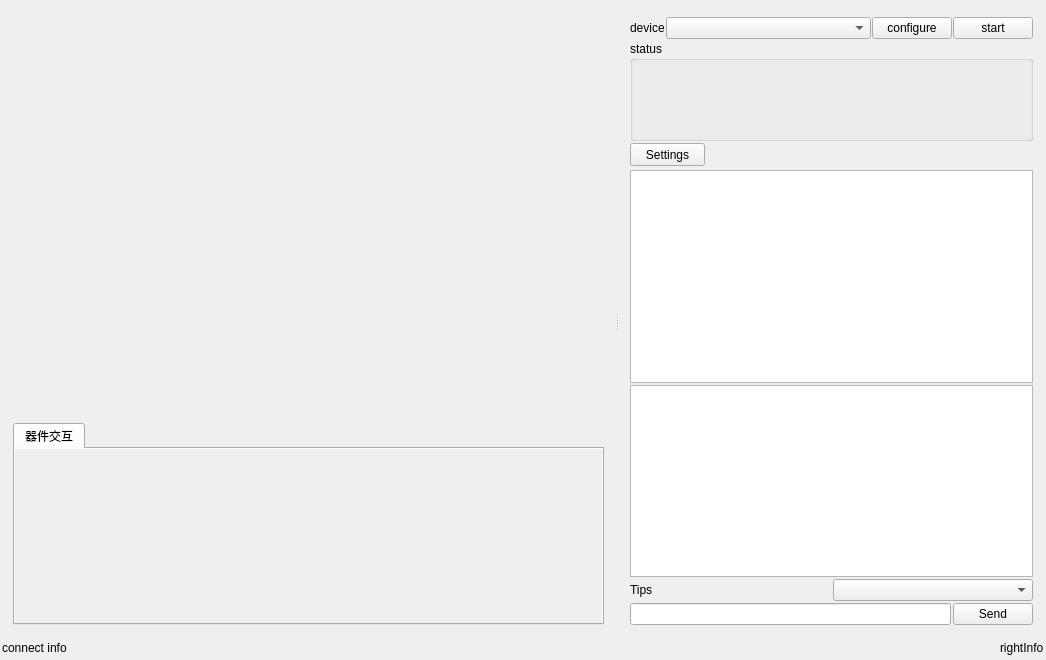
<?xml version="1.0" encoding="UTF-8"?>
<ui version="4.0">
 <author>tuduweb</author>
 <class>MainWindow</class>
 <widget class="QMainWindow" name="MainWindow">
  <property name="geometry">
   <rect>
    <x>0</x>
    <y>0</y>
    <width>1046</width>
    <height>660</height>
   </rect>
  </property>
  <property name="windowTitle">
   <string>MainWindow</string>
  </property>
  <widget class="QWidget" name="centralWidget">
   <layout class="QVBoxLayout" name="verticalLayout_3" stretch="1,0">
    <property name="spacing">
     <number>2</number>
    </property>
    <property name="leftMargin">
     <number>2</number>
    </property>
    <property name="topMargin">
     <number>6</number>
    </property>
    <property name="rightMargin">
     <number>2</number>
    </property>
    <property name="bottomMargin">
     <number>2</number>
    </property>
    <item>
     <widget class="QSplitter" name="splitter">
      <property name="orientation">
       <enum>Qt::Horizontal</enum>
      </property>
      <widget class="QWidget" name="verticalLayoutWidget_2">
       <layout class="QVBoxLayout" name="rightLayout" stretch="2,1">
        <property name="spacing">
         <number>2</number>
        </property>
        <item>
         <widget class="QWidget" name="videoWidget" native="true">
          <property name="minimumSize">
           <size>
            <width>400</width>
            <height>0</height>
           </size>
          </property>
          <layout class="QGridLayout" name="videoWidgetLayout">
           <property name="leftMargin">
            <number>0</number>
           </property>
           <property name="topMargin">
            <number>0</number>
           </property>
           <property name="rightMargin">
            <number>0</number>
           </property>
           <property name="bottomMargin">
            <number>0</number>
           </property>
           <property name="spacing">
            <number>0</number>
           </property>
          </layout>
         </widget>
        </item>
        <item>
         <layout class="QHBoxLayout" name="horizontalLayout" stretch="0">
          <item>
           <widget class="QTabWidget" name="tabWidget">
            <property name="currentIndex">
             <number>0</number>
            </property>
            <widget class="QWidget" name="tab">
             <attribute name="title">
              <string>器件交互</string>
             </attribute>
             <layout class="QVBoxLayout" name="verticalLayout_2">
              <property name="leftMargin">
               <number>0</number>
              </property>
              <property name="topMargin">
               <number>0</number>
              </property>
              <property name="rightMargin">
               <number>0</number>
              </property>
              <property name="bottomMargin">
               <number>0</number>
              </property>
              <item>
               <widget class="QScrollArea" name="settingsScrollArea">
                <property name="styleSheet">
                 <string notr="true"/>
                </property>
                <property name="frameShape">
                 <enum>QFrame::NoFrame</enum>
                </property>
                <property name="frameShadow">
                 <enum>QFrame::Sunken</enum>
                </property>
                <property name="lineWidth">
                 <number>0</number>
                </property>
                <property name="widgetResizable">
                 <bool>true</bool>
                </property>
                <widget class="QWidget" name="settingsScrollAreaWidgetContents">
                 <property name="geometry">
                  <rect>
                   <x>0</x>
                   <y>0</y>
                   <width>622</width>
                   <height>181</height>
                  </rect>
                 </property>
                 <property name="styleSheet">
                  <string notr="true"/>
                 </property>
                 <layout class="QVBoxLayout" name="settingsLayout">
                  <property name="spacing">
                   <number>2</number>
                  </property>
                  <property name="leftMargin">
                   <number>0</number>
                  </property>
                  <property name="topMargin">
                   <number>0</number>
                  </property>
                  <property name="rightMargin">
                   <number>0</number>
                  </property>
                  <property name="bottomMargin">
                   <number>0</number>
                  </property>
                 </layout>
                </widget>
               </widget>
              </item>
             </layout>
            </widget>
           </widget>
          </item>
         </layout>
        </item>
       </layout>
      </widget>
      <widget class="QWidget" name="verticalLayoutWidget">
       <layout class="QVBoxLayout" name="leftLayout" stretch="0,0,2,0,0">
        <property name="spacing">
         <number>2</number>
        </property>
        <item>
         <widget class="QWidget" name="remoteBarWidget" native="true">
          <layout class="QHBoxLayout" name="remoteBarLayout" stretch="0,1,0,0">
           <property name="spacing">
            <number>1</number>
           </property>
           <property name="leftMargin">
            <number>0</number>
           </property>
           <property name="topMargin">
            <number>0</number>
           </property>
           <property name="rightMargin">
            <number>0</number>
           </property>
           <property name="bottomMargin">
            <number>0</number>
           </property>
           <item>
            <widget class="QLabel" name="label_4">
             <property name="text">
              <string>device</string>
             </property>
            </widget>
           </item>
           <item>
            <widget class="QComboBox" name="remotes_cb"/>
           </item>
           <item>
            <widget class="QPushButton" name="remotes_btn">
             <property name="text">
              <string>configure</string>
             </property>
            </widget>
           </item>
           <item>
            <widget class="QPushButton" name="remoteStart_btn">
             <property name="text">
              <string>start</string>
             </property>
            </widget>
           </item>
          </layout>
         </widget>
        </item>
        <item>
         <widget class="QGroupBox" name="systemInfoGroupBox">
          <property name="minimumSize">
           <size>
            <width>0</width>
            <height>100</height>
           </size>
          </property>
          <property name="title">
           <string>status</string>
          </property>
          <layout class="QVBoxLayout" name="systemInfoLayout">
           <property name="spacing">
            <number>2</number>
           </property>
           <property name="leftMargin">
            <number>0</number>
           </property>
           <property name="topMargin">
            <number>0</number>
           </property>
           <property name="rightMargin">
            <number>0</number>
           </property>
           <property name="bottomMargin">
            <number>0</number>
           </property>
          </layout>
         </widget>
        </item>
        <item>
         <widget class="QWidget" name="widget" native="true">
          <layout class="QVBoxLayout" name="verticalLayout_4" stretch="1,8">
           <property name="spacing">
            <number>0</number>
           </property>
           <property name="leftMargin">
            <number>0</number>
           </property>
           <property name="topMargin">
            <number>0</number>
           </property>
           <property name="rightMargin">
            <number>0</number>
           </property>
           <property name="bottomMargin">
            <number>0</number>
           </property>
           <item>
            <widget class="QWidget" name="consoleTopWidget" native="true">
             <widget class="QPushButton" name="pushButton">
              <property name="geometry">
               <rect>
                <x>0</x>
                <y>0</y>
                <width>75</width>
                <height>23</height>
               </rect>
              </property>
              <property name="text">
               <string>Settings</string>
              </property>
             </widget>
            </widget>
           </item>
           <item>
            <widget class="QTextBrowser" name="textBrowser"/>
           </item>
          </layout>
         </widget>
        </item>
        <item>
         <widget class="QPlainTextEdit" name="linkSentTextEdit"/>
        </item>
        <item>
         <widget class="QWidget" name="consoleSendWidget" native="true">
          <layout class="QVBoxLayout" name="linkSendLayout">
           <property name="spacing">
            <number>2</number>
           </property>
           <property name="leftMargin">
            <number>0</number>
           </property>
           <property name="topMargin">
            <number>0</number>
           </property>
           <property name="rightMargin">
            <number>0</number>
           </property>
           <property name="bottomMargin">
            <number>0</number>
           </property>
           <item>
            <layout class="QHBoxLayout" name="horizontalLayout_3">
             <property name="spacing">
              <number>2</number>
             </property>
             <item>
              <widget class="QLabel" name="linkTipsTxt">
               <property name="text">
                <string>Tips</string>
               </property>
              </widget>
             </item>
             <item>
              <widget class="QComboBox" name="linksComboBox">
               <property name="currentText">
                <string/>
               </property>
              </widget>
             </item>
            </layout>
           </item>
           <item>
            <layout class="QHBoxLayout" name="horizontalLayout_2">
             <property name="spacing">
              <number>2</number>
             </property>
             <item>
              <widget class="QLineEdit" name="linkSentLineEdit">
               <property name="autoFillBackground">
                <bool>false</bool>
               </property>
               <property name="inputMethodHints">
                <set>Qt::ImhNone</set>
               </property>
              </widget>
             </item>
             <item>
              <widget class="QPushButton" name="linkSendBtn">
               <property name="text">
                <string>Send</string>
               </property>
              </widget>
             </item>
            </layout>
           </item>
          </layout>
         </widget>
        </item>
       </layout>
      </widget>
     </widget>
    </item>
    <item>
     <layout class="QHBoxLayout" name="bottomLayout">
      <item>
       <widget class="QLabel" name="statusTxt">
        <property name="text">
         <string>connect info</string>
        </property>
       </widget>
      </item>
      <item>
       <spacer name="horizontalSpacer">
        <property name="orientation">
         <enum>Qt::Horizontal</enum>
        </property>
        <property name="sizeHint" stdset="0">
         <size>
          <width>40</width>
          <height>20</height>
         </size>
        </property>
       </spacer>
      </item>
      <item>
       <widget class="QLabel" name="label_3">
        <property name="text">
         <string>rightInfo</string>
        </property>
       </widget>
      </item>
     </layout>
    </item>
   </layout>
  </widget>
 </widget>
 <layoutdefault spacing="6" margin="11"/>
 <resources>
  <include location="resources.qrc"/>
 </resources>
 <connections/>
</ui>
